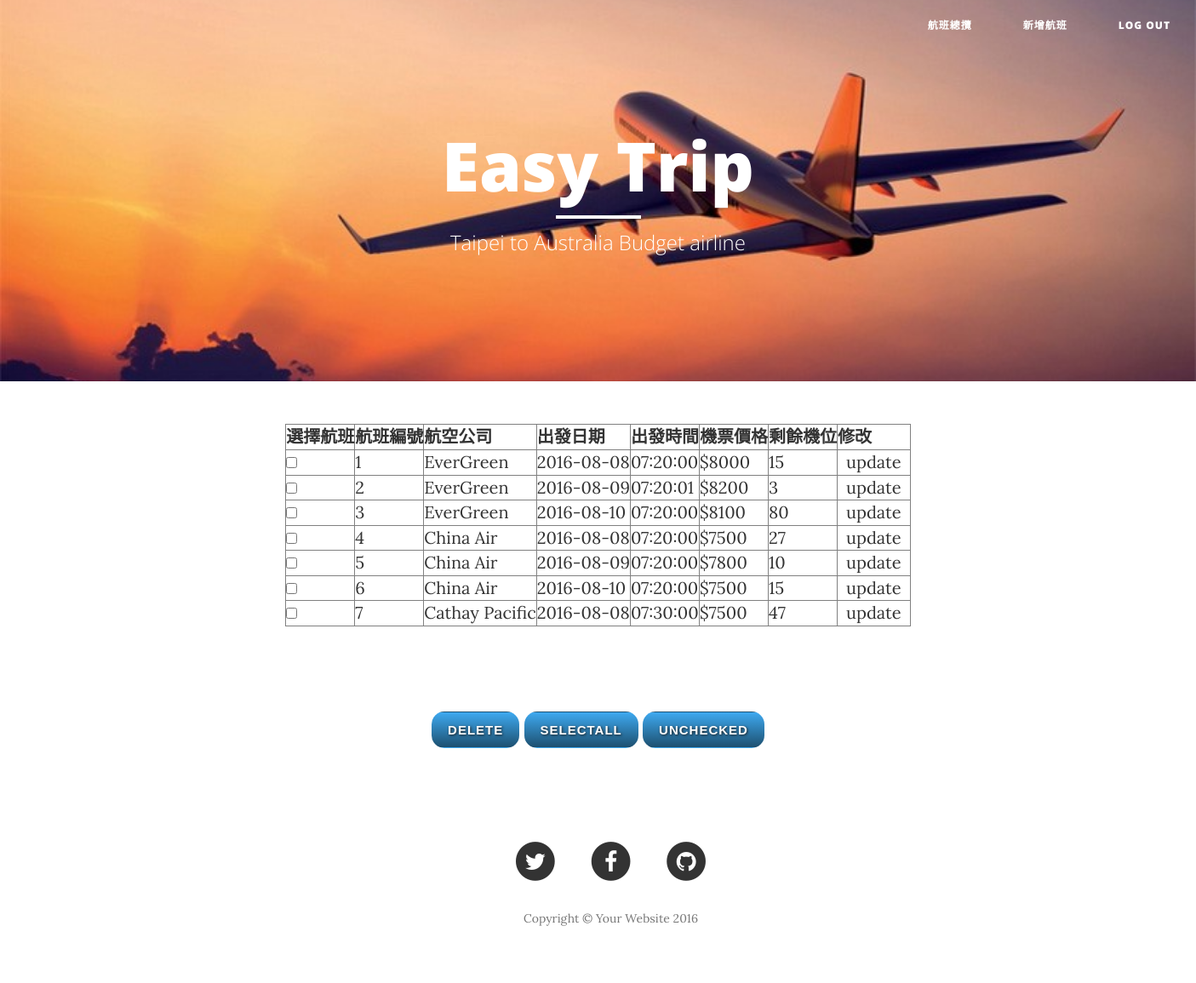
Page /ShowAllData_admin.php (signed in) on the committed database.
### tables this page shows
CREATE TABLE `product` (
  `no` int(11) NOT NULL,
  `company` varchar(20) NOT NULL,
  `date` date NOT NULL,
  `time` time NOT NULL,
  `quantity` int(11) NOT NULL,
  `price` varchar(10) NOT NULL
);

### ShowAllData_admin.php (the view, shortened to what this page needs)
<?php
include('header.php');
if($_SESSION["pri"] == 1)
{
?>
    <div class="container">
        <div class="row">
            <div class="col-lg-8 col-lg-offset-1.5 col-md-10 col-md-offset-2">
<html>
<head>
<link rel ="stylesheet" href = "icon.css"/>
</head>
<body>
<center>
<form action="deleteData.php" method="post">
<table border="1">
<tr>
	<th>選擇航班</th>
	<th>航班編號</th>
	<th>航空公司</th>
	<th>出發日期</th>
	<th>出發時間</th>
	<th>機票價格</th>
	<th>剩餘機位</th>
	<th>修改</th>
</tr>
<?php
$getNoSQL = "SELECT * FROM `product` ORDER BY `product`.`no` ASC";
$resultNo = mysql_query($getNoSQL);
while ($row = mysql_fetch_assoc($resultNo))
{
	echo "<tr>";
	echo "<td><input type=\"checkbox\" name=\"no[]\" value=\"". $row["no"] . "\"/></td>";
	echo "<td>" . $row["no"] . "</td>";
	echo "<td>" . $row["company"] . "</td>";
	echo "<td>" . $row["date"] . "</td>";
	echo "<td>" . $row["time"] . "</td>";
	echo "<td>" . $row["price"] . "</td>";
	echo "<td>" . $row["quantity"] . "</td>";
	echo "<td><a href=\"./updateData.php?no=" . $row["no"] . "\">
		update</a></td>";
	echo "</tr>";
}
?>
</table>
<div class = "hot-container">
<button class = "btn btn-blue" type="submit">Delete</button>
<input class = "btn btn-blue" type="button" id="delall" value="SelectAll" onClick="do_this_all()" />
<input class = "btn btn-blue" type="button" id="undelall" value="unchecked" onClick="undo_this_all()" />
</div>
</form>
</center>
</body>
</html>
<?php
include('footer.php');
}
else
{
	echo "<center>";
	echo '您無此權限！';
	echo "</center>";
}
?>

### rows in the picture
product: no "1", company "EverGreen", date "2016-08-08", time "07:20:00", price "$8000", quantity "15"
product: no "2", company "EverGreen", date "2016-08-09", time "07:20:01", price "$8200", quantity "3"
product: no "3", company "EverGreen", date "2016-08-10", time "07:20:00", price "$8100", quantity "80"
product: no "4", company "China Air", date "2016-08-08", time "07:20:00", price "$7500", quantity "27"
product: no "5", company "China Air", date "2016-08-09", time "07:20:00", price "$7800", quantity "10"
product: no "6", company "China Air", date "2016-08-10", time "07:20:00", price "$7500", quantity "15"
product: no "7", company "Cathay Pacific", date "2016-08-08", time "07:30:00", price "$7500", quantity "47"
